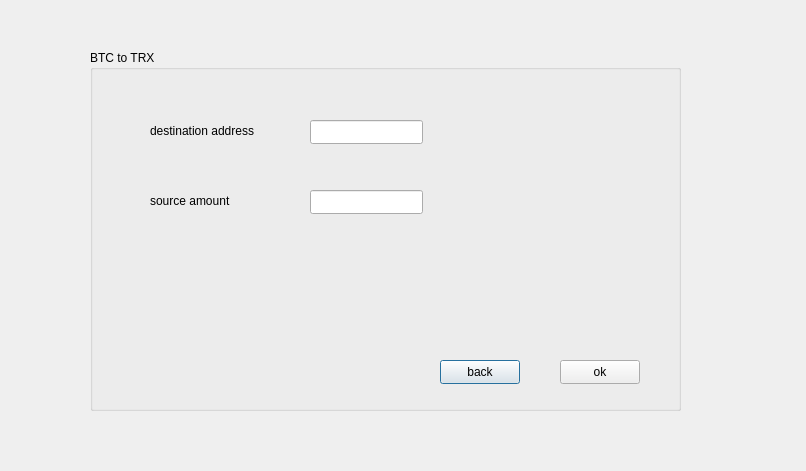
<?xml version="1.0" encoding="UTF-8"?>
<ui version="4.0">
 <class>BTOT</class>
 <widget class="QDialog" name="BTOT">
  <property name="geometry">
   <rect>
    <x>0</x>
    <y>0</y>
    <width>806</width>
    <height>471</height>
   </rect>
  </property>
  <property name="windowTitle">
   <string>Dialog</string>
  </property>
  <widget class="QGroupBox" name="groupBox">
   <property name="geometry">
    <rect>
     <x>90</x>
     <y>50</y>
     <width>591</width>
     <height>361</height>
    </rect>
   </property>
   <property name="title">
    <string>BTC to TRX</string>
   </property>
   <widget class="QPushButton" name="pushButton">
    <property name="geometry">
     <rect>
      <x>350</x>
      <y>310</y>
      <width>80</width>
      <height>24</height>
     </rect>
    </property>
    <property name="text">
     <string>back</string>
    </property>
   </widget>
   <widget class="QPushButton" name="ok">
    <property name="geometry">
     <rect>
      <x>470</x>
      <y>310</y>
      <width>80</width>
      <height>24</height>
     </rect>
    </property>
    <property name="text">
     <string>ok</string>
    </property>
   </widget>
   <widget class="QLabel" name="label">
    <property name="geometry">
     <rect>
      <x>60</x>
      <y>60</y>
      <width>121</width>
      <height>41</height>
     </rect>
    </property>
    <property name="text">
     <string>destination address</string>
    </property>
   </widget>
   <widget class="QLabel" name="label_2">
    <property name="geometry">
     <rect>
      <x>60</x>
      <y>130</y>
      <width>101</width>
      <height>41</height>
     </rect>
    </property>
    <property name="text">
     <string>source amount</string>
    </property>
   </widget>
   <widget class="QLineEdit" name="adress">
    <property name="geometry">
     <rect>
      <x>220</x>
      <y>70</y>
      <width>113</width>
      <height>24</height>
     </rect>
    </property>
   </widget>
   <widget class="QLineEdit" name="amount">
    <property name="geometry">
     <rect>
      <x>220</x>
      <y>140</y>
      <width>113</width>
      <height>24</height>
     </rect>
    </property>
   </widget>
   <widget class="QLabel" name="label_3">
    <property name="geometry">
     <rect>
      <x>270</x>
      <y>200</y>
      <width>191</width>
      <height>81</height>
     </rect>
    </property>
    <property name="styleSheet">
     <string notr="true">image: url(:/new/prefix1/TRX.jfif);</string>
    </property>
    <property name="text">
     <string/>
    </property>
   </widget>
   <widget class="QLabel" name="label_4">
    <property name="geometry">
     <rect>
      <x>70</x>
      <y>190</y>
      <width>151</width>
      <height>111</height>
     </rect>
    </property>
    <property name="styleSheet">
     <string notr="true">image: url(:/new/prefix1/BTC.jfif);</string>
    </property>
    <property name="text">
     <string/>
    </property>
   </widget>
  </widget>
 </widget>
 <resources/>
 <connections/>
</ui>
